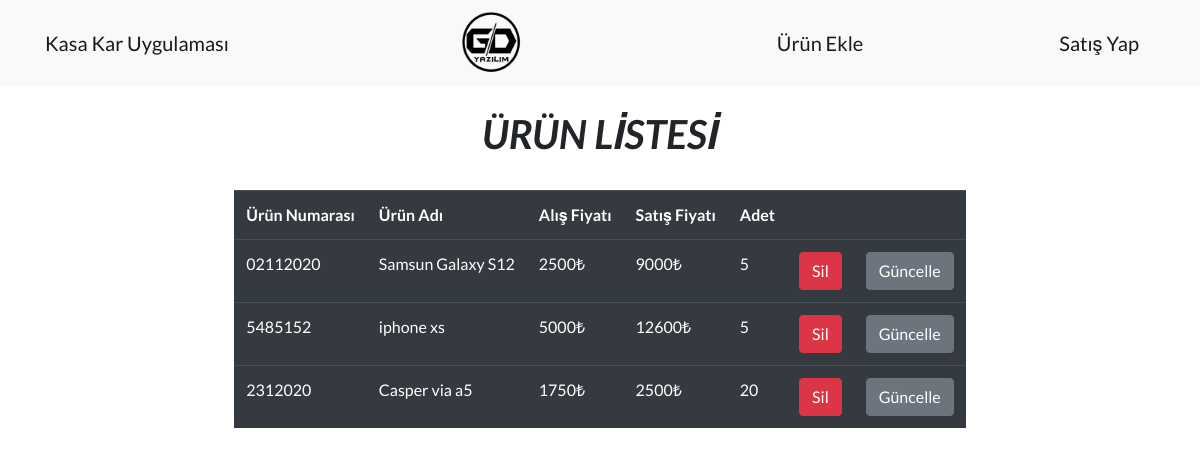
The page / on the database its author committed.
### tables this page shows
CREATE TABLE `urunler` (
  `id` int(11) NOT NULL,
  `urun_no` varchar(50) NOT NULL,
  `urun_adi` varchar(50) NOT NULL,
  `alinan_fiyat` varchar(50) NOT NULL,
  `satilan_fiyat` varchar(50) NOT NULL,
  `adet` int(11) NOT NULL
);

### index.php (the view, shortened to what this page needs)
<?php include 'baglan.php';
$sorgu=$db->prepare('SELECT * FROM urunler');
$sorgu->execute();
$kasakar=$sorgu-> fetchAll(PDO::FETCH_OBJ);
?>
<!DOCTYPE html>
<html lang="tr">
<head>
  <link href="vendor/bootstrap/css/bootstrap.min.css" rel="stylesheet">
  <link href="vendor/fontawesome-free/css/all.min.css" rel="stylesheet">
  <link href="vendor/simple-line-icons/css/simple-line-icons.css" rel="stylesheet" type="text/css">
  <link href="css/landing-page.min.css" rel="stylesheet">
</head>
<body>
  <nav class="navbar navbar-light bg-light static-top">
    <div class="container">
      <a class="navbar-brand" href="index.php">Kasa Kar Uygulaması</a>
       <div class="ml-1 mr-5"><img src="img/logo.png" height="70px" width="120px"></div>
      <a class="navbar-brand" href="urunekle.php">Ürün Ekle</a>
      <a class="navbar-brand" href="satislar.php">Satış Yap</a>
    </div>
  </nav>
<div class="d-flex bd-highlight mb-3 mt-4">
  <div class="mr-auto pl-5"></div>
  <div >
    <center><h1><i>ÜRÜN LİSTESİ</i></h1></center> <br>
  <table class="table table-dark">
            <tr>
              <td><b>Ürün Numarası</b></td>
             <td><b>Ürün Adı</b></td>
             <td><b>Alış Fiyatı</b></td>
             <td><b>Satış Fiyatı</b></td>
             <td><b>Adet</b></td>
             <td></td>
             <td></td>
             </tr>
             <?php
             foreach($kasakar  as $kasa){?>
                <tr>
                <td><?= $kasa->urun_no ?></td>
                <td><?= $kasa->urun_adi ?></td>
                <td><?= $kasa->alinan_fiyat."₺" ?></td>
                <td><?= $kasa->satilan_fiyat."₺" ?></td>
                <td><?= $kasa->adet ?></td>
                <td><a href="stoksil.php?id=<?= $kasa->id ?> " class="btn btn-danger">Sil</a></td>
                <td><a href="guncelle.php?id=<?= $kasa->id ?> " class="btn btn-secondary">Güncelle</a></td>
                </tr>
             <?php } ?>
            </table>
</div>
<div class="mr-auto pr-5"></div>
</div>
</body>
</html>

### rows shown on the page
urunler: urun_no "02112020", urun_adi "Samsun Galaxy S12", alinan_fiyat "2500", satilan_fiyat "9000", adet "5"
urunler: urun_no "5485152", urun_adi "iphone xs", alinan_fiyat "5000", satilan_fiyat "12600", adet "5"
urunler: urun_no "2312020", urun_adi "Casper via a5", alinan_fiyat "1750", satilan_fiyat "2500", adet "20"
